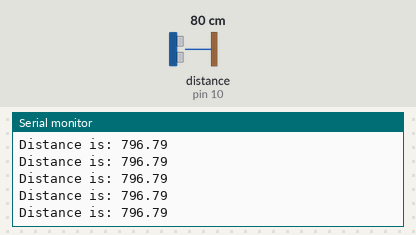
Bench run of a sketch on a simulated Arduino Uno, built with avr-gcc and run on an emulated ATmega328P. Shown: the last lines printed to the serial monitor. Wiring (inferred from the names in the program): ultrasonic range finder: trigger pin 9; echo pin 10. The inputs (shaded band) are chosen by the test bench; at power-on: distance to the obstacle (sensor on pin 10) 80 cm. The echo pulse lasts 58.3 µs per cm.

Above: at 1.2 s.
1.3 s: distance to the obstacle (sensor on pin 10) set to 2 cm
At 1.38 s:
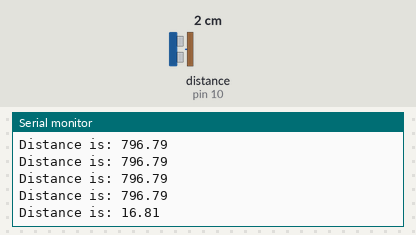
2.8 s: distance to the obstacle (sensor on pin 10) set to 250 cm
At 2.9 s:
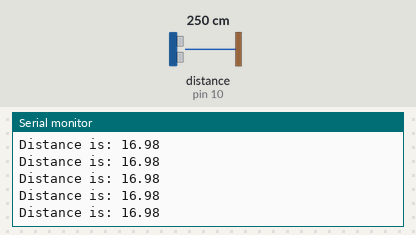
5.8 s: distance to the obstacle (sensor on pin 10) set to 35 cm
At 5.8 s:
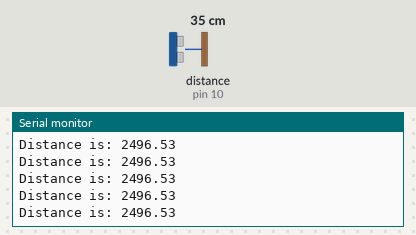
8.8 s: distance to the obstacle (sensor on pin 10) set to 250 cm
At 8.9 s:
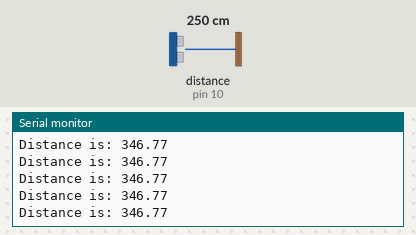
Timing chart, 0 to 11.8 s (numbered marks = the images above; inputs shaded):
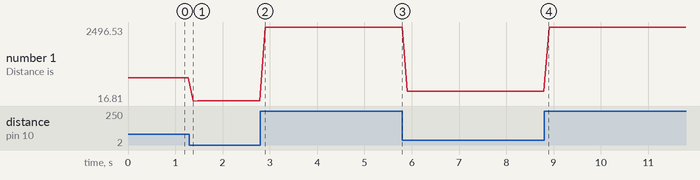

Measured:
- after the input at 1.3 s, the serial monitor: prints a new line after 0.08 s (image 1)
- plotted number 1: 796.79 → 16.98 after the input at 1.3 s, 16.98 → 2496.53 after the input at 2.8 s, 2496.53 → 346.77 after the input at 5.8 s, 346.77 → 2496.53 after the input at 8.8 s

The sketch:

Ultrasonic_Sensor_Test.ino
```cpp
// Basic Ultrasonic Distance

const int trigPin = 9;
const int echoPin = 10;

float duration, distance;

void setup(){
  Serial.begin(9600); // Monitor the Input from the Sensor

  // Trigger and Echo initialized
  pinMode(trigPin, OUTPUT);
  pinMode(echoPin, INPUT);

  // Reset the Trigger pin and wait half a second
  digitalWrite(trigPin, LOW);
}

void loop(){
  digitalWrite(trigPin, LOW);
  delayMicroseconds(2);
  digitalWrite(trigPin, HIGH);
  delayMicroseconds(10);
  digitalWrite(trigPin, LOW);

  duration = pulseIn(echoPin, HIGH);
  distance = duration*0.343/2;

  Serial.print("Distance is: ");
  Serial.println(distance);
  delay(100);
}
```
